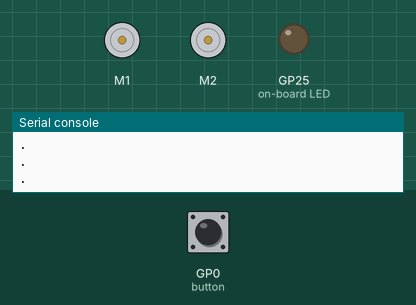
A program run on a simulated Raspberry Pi Pico running MicroPython. Shown: 2 × DC motor (green arrow = forward, orange = backward, longer = faster), output pins drawn as LEDs (lit = HIGH), the last lines printed to the serial console. Dashed ring = blinking. The test bench sets the inputs (shaded band); at power-on: GP0 (button) HIGH.

Above: at 5.0 s.
5.1 s: GP0 (button) pulled LOW for 0.15 s
At 5.8 s:
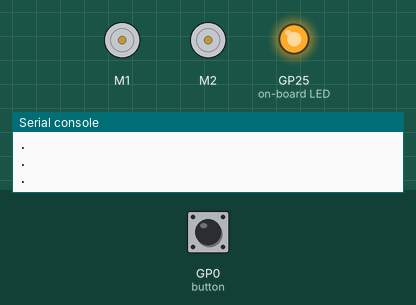
8.1 s: GP0 (button) pulled LOW for 1 s
At 8.29 s:
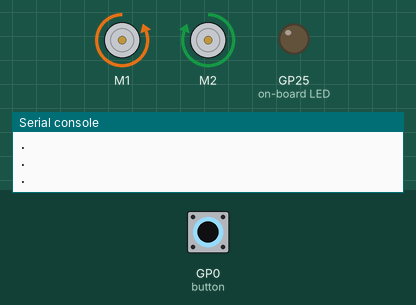
10.6 s: GP0 (button) pulled LOW for 3.2 s
At 12.9 s:
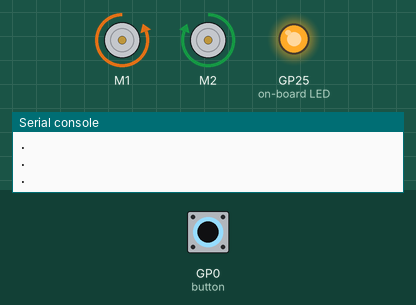
15.3 s: GP0 (button) pulsed LOW 5 times (0.12 s each, 0.3 s apart)
At 15.86 s:
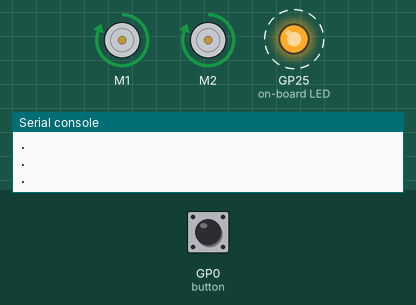
Timing chart, 0 to 18.3 s (numbered marks = the images above; inputs shaded):
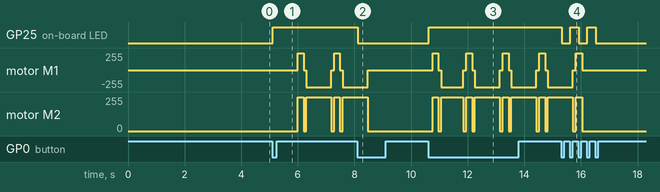

Measured:
- after the input at 5.1 s, GP25 (on-board LED): LOW → HIGH at once; motor M1: stopped → forward 255/255 after 0.90 s, → stopped 0.20 s later, → backward 255/255 0.10 s later, → stopped 0.88 s later, … (7 changes in this stretch)
- after the input at 8.1 s, GP25 (on-board LED): HIGH → LOW at once; motor M1, motor M2: goes on until 8.5 s, then stays stopped
- after the input at 10.6 s, GP25 (on-board LED): LOW → HIGH at once; motor M1: stopped → forward 255/255 after 0.17 s, then repeats every 1.2 s: stopped 0.10 s, backward 255/255 0.78 s, stopped 0.10 s, forward 255/255 0.21 s
- after the input at 15.3 s, GP25 (on-board LED): alternates HIGH for 0.30 s and LOW for 0.30 s, 5 changes in all, then stays LOW, starting at once; motor M1, motor M2: goes on until 16.0 s, then stays stopped

The program:

TurtleSchnecke.py
```python
# Python Picozero Turtle
from picozero import Robot, Button, pico_led
from time import sleep

rover = Robot(left=(18,19), right=(20,21))
button = Button(0)

def button_toggle():
    pico_led.toggle()


button.when_pressed = button_toggle

stp  = 1.0     # Seitenlänge Quadrat
ts90 = 0.882   # Zeit für 90° Drehung, sehr hardwareabhängig!

def turn(winkel):
    if pico_led.value:
        if winkel>0.0:
            rover.left(t=ts90/90.0*winkel, wait=True)
        else:
            rover.right(t=ts90/90.0*abs(winkel), wait=True)
    else:
        sleep(1)

def fwd(strecke):
    if pico_led.value:
        rover.forward(t=strecke/10.0, wait=True)
    else:
        sleep(1)

while not(pico_led.value):
    print(".")
    sleep(1)

# "Schnecke" aus Quadraten wie im Video
while 1:
    fwd(1+stp)
    sleep(0.1)
    turn(90)
    sleep(0.1)
    fwd(1+stp)
    sleep(0.1)
    turn(90)
    sleep(0.1)
    fwd(1+stp)
    sleep(0.1)
    turn(90)
    sleep(0.1)
    fwd(1+stp)
    sleep(0.1)
    turn(80)
    sleep(0.1)
    #turn(45)
    stp=stp*1.07
```
